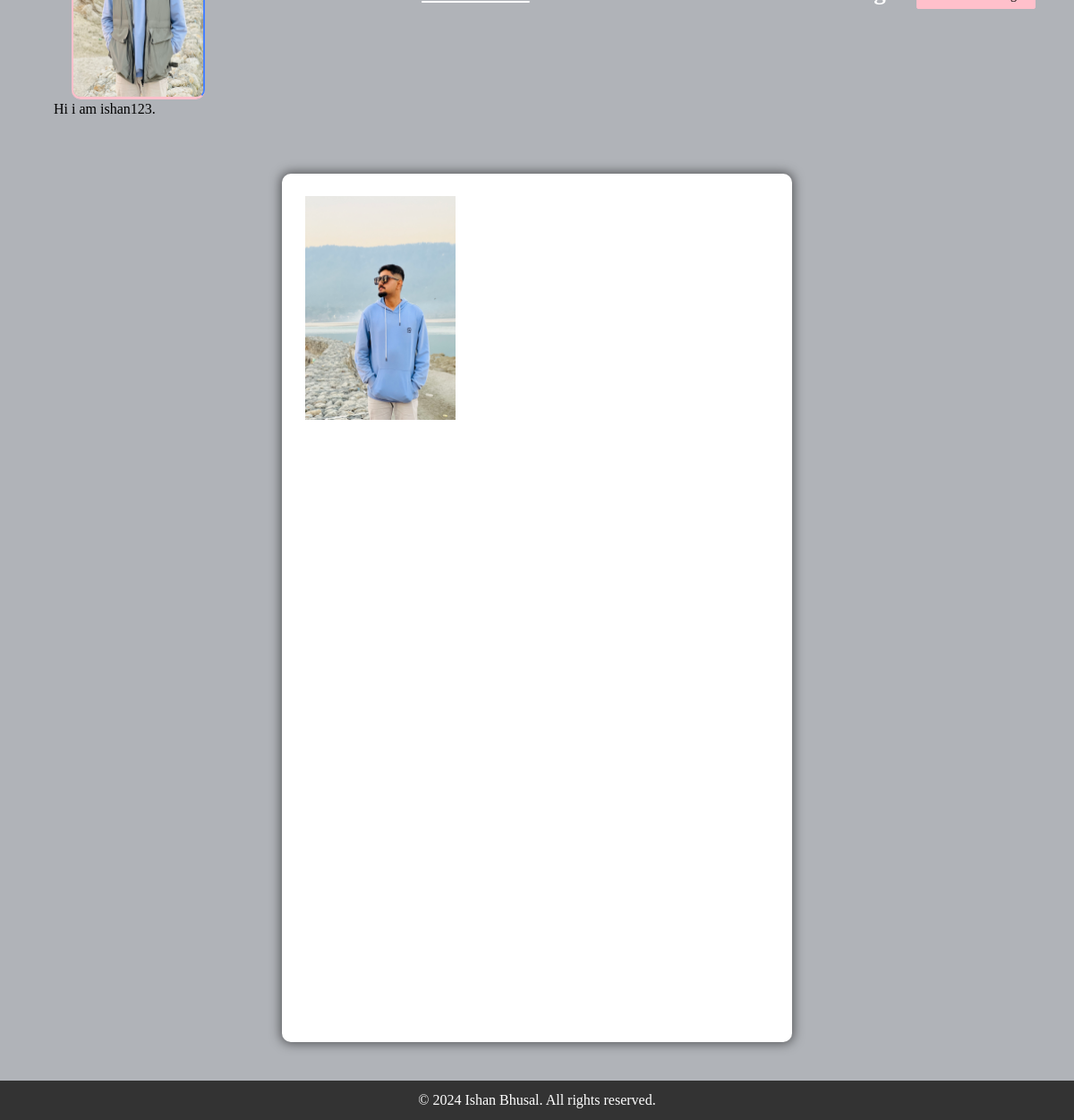
/social_book/profile/ishan123/ (signed in), run on the app's committed database.
### accounts/models.py (models this page shows, shortened)
class User_profile(base_model):
    user = models.OneToOneField(User, on_delete=models.CASCADE, related_name = 'profile')
    is_email_verified = models.BooleanField(default=False)
    email_token = models.CharField(max_length=100, null=True,blank=True)
    bio = models.TextField(blank=True)
    location = models.CharField(max_length=100, blank=True)
    profile_image= models.ImageField(upload_to ='profile_image/', default="/profile_image/blank-profile-picture.png")

class Post(base_model):
    user = models.ForeignKey(User, on_delete=models.CASCADE, related_name="posts")
    image = models.ImageField(upload_to='post_images/')
    caption = models.TextField()
    created_at = models.DateTimeField(default=datetime.now())
    no_of_likes = models.IntegerField(default=0)
    class Meta:
        ordering= ['-created_at']

### social_book/views.py (the view)
# urls.py: path('profile/<uid>/', profile_view, name='profile'),
@login_required(login_url='login')
def profile_view(request, uid):
    user_object = User.objects.get(username=uid)
    user_profile = User_profile.objects.get(user=user_object)
    user_posts = Post.objects.filter(user=user_object)
    user_post_length = len(user_posts)
    follower = request.user.username
    user = user_object
    if Followers.objects.filter(follower=follower, user=user).first():
        button_text = 'Unfollow'
    else:
        button_text = 'Follow'
    user_followers = len(Followers.objects.filter(user=user_object))
    user_following = len(Followers.objects.filter(follower=user_object))
    context= {
        'user_object': user_object,
        'user_profile': user_profile,
        'user_posts': user_posts,
        'user_post_length': user_post_length,
        'button_text': button_text,
        'user_followers' : user_followers,
        'user_following' : user_following,
    }
    return render(request, 'social_book/profile.html', context=context)

### templates/social_book/profile.html (shortened to what this page needs)
<!DOCTYPE html>
<html lang="en">
<head>
    <link rel="stylesheet" href= '/media/css/main.min.css' >
    <link rel="stylesheet" href='/media/css/style.css' >
    <link rel="stylesheet" href= '/media/css/color.css' >
    <link rel="stylesheet" href='/media/css/responsive.css'>
</head>
<body>
	<section>
			<div class="feature-photo">
				<figure><img src= '/media/images/resources/timeline-1.jpg'  alt=""></figure>
				<form action="{% url 'follow'%}" method="POST">
					<div class="add-btn">
					<span style="color: white; font-size: 27px;  "><b><u><a href="/social_book/dashboard">𝕯𝖎𝖓𝖊𝕸𝖊𝖉𝖎𝖆</a></u></b></span>
                    {%if user_post_length == 0%}
					<span style="color: white; font-size: 27px;"><b>No Post</b></span>
                    {%elif user_post_length == 1%}
					<span style="color: white; font-size: 27px;"><b>{{user_post_length}} Post</b></span>
                    {%else%}
					<span style="color: white; font-size: 27px;"><b>{{user_post_length}} Posts</b></span>
                    {%endif%}
					{%if user_followers == 0 or user_followers == 1%}
					<span style="color: white; font-size: 27px;"><b>{{user_followers}} Follower</b></span>
					{%else%}
					<span style="color: white; font-size: 27px;"><b>{{user_followers}} Followers</b></span>
					{%endif%}
					{%if user_following == 0 or user_following == 1%}
					<span style="color: white; font-size: 27px;"><b>{{user_following}} Following</b></span>
					{%else%}
					<span style="color: white; font-size: 27px;"><b>{{user_following}} Followings</b></span>
					{%endif%}
						{% if user_object.username == user.username %}
					<a href = "{%url "settings"%}"data-ripple="">Account Setting</a>
						{% else %}
					<a data-ripple=""><button type="submit" style="background-color: #ffc0cb; border: #ffc0cb;">{{button_text}}</button></a>
					{% endif %}
					</div>
				</form>
				<div class="container-fluid">
					<div class="row merged">
						<div class="col-lg-2 col-sm-3">
							<div class="user-avatar">
								<figure>
									<img src="{{user_profile.profile_image.url}}" style="height: 250px; width: 100%;" alt="">
								</figure>
							</div>
						</div>
						<div class="col-lg-10 col-sm-9">
							<div class="timeline-info">
								<ul>
									<li class="admin-name">
									</li>
								</ul>
							</div>
						</div>
					</div>
				</div>
			</div>
		</section>
		<section>
			<div class="bio">
				{{user_profile.bio}}
			</div>
		</section>
	<section>
		<div class="gap gray-bg">
			<div class="container-fluid">
				<div class="row">
					<div class="col-lg-12">
						<div class="row" id="page-contents">
							<div class="col-lg-3">
								<aside class="sidebar static">
								</aside>
							</div>
							<div class="col-lg-6">
								<div class="central-meta">
									<ul class="photos">
                                        {% for post in user_posts %}
										<li>
											<a class="strip" href="{{post.image.url}}" title="" data-strip-group="mygroup" data-strip-group-options="loop: false">
												<img src="{{post.image.url}}" style="height: 250px; width: 300px;" alt=""></a>
										</li>
                                        {% endfor %}
									</ul>
								</div>
							</div>
							<div class="col-lg-3">
								<aside class="sidebar static">
								</aside>
							</div>
						</div>
					</div>
				</div>
			</div>
		</div>
	</section>
	<div class="footer" style="background-color: #333;
    color: white;
	position: fixed;
            bottom: 0;
			width: 100%;
    padding: 10px 0;
    text-align: center;
    margin-top: 8px;">
        <div >
            &copy; 2024 Ishan Bhusal. All rights reserved.
        </div>
      </div>
</body>
</html>

### public/static/css/color.css (style rules this page uses)
#nprogress .bar, .timeline-info > ul li a::before, .add-btn > a, .activitiez > li::before, form button, .colla-apps > li a:hover, a.underline:before, .setting-row input:checked + label, .user-avatar:hover .edit-phto, .error-meta > a, .color-bg, .add-butn, .nav.nav-tabs.likes-btn > li a.active, a.dislike-btn, .drop > a:hover, .btn-view.btn-load-more:hover, .accordion .card h5 button[aria-expanded="true"], .chat-head, .f-page > figure em, .inbox-panel-head > ul > li > a, .nav-tabs--left .nav-link.active, .nav-tabs--left .nav-link.active:hover, footer .widget-title h4::before, #topcontrol, .sidebar .widget-title::before, .f-title::before, .g-post-classic > figure > i::after, .purify > a, .help-list > a:hover, .open-position::before, .info > a, .category-box:hover, .category-box.selected, a.main-btn, .section-heading::before, .getquot-baner, .more-branches > h4::before, .is-helpful > a, .cart-optionz > li > a:hover, .paginationz > li a:hover, .paginationz > li a.active, .shopping-cart, a.btn2:hover, .form-submit > input[type="submit"], button.submit-checkout, .delete-cart:hover, .proceed .button, .amount-area .update-cart, a.addnewforum, .apply-bttons > a { background: orange; }

### public/static/css/responsive.css (style rules this page uses)
@media screen and (max-width: 1281px) and (min-width: 1024px) { .photos > li { min-width: 32.2%; width: 32.2%; } }
@media screen and (max-width: 1281px) and (min-width: 1024px) { .timeline-info { line-height: 51px; } }
@media screen and (max-width: 1281px) and (min-width: 1024px) { .user-avatar { width: 80.2% } }

### data on the page
User_profile: profile_image (picture), bio "Hi i am ishan123."
Post: image (picture)
